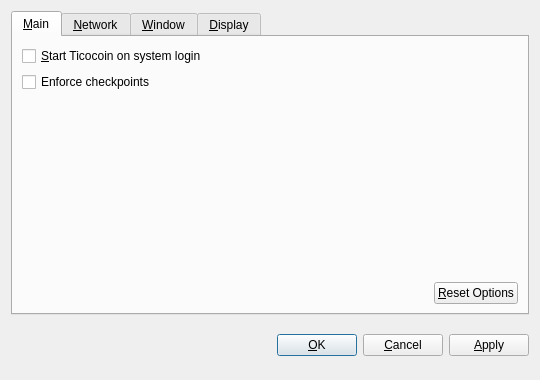
<?xml version="1.0" encoding="UTF-8"?>
<ui version="4.0">
 <class>OptionsDialog</class>
 <widget class="QDialog" name="OptionsDialog">
  <property name="geometry">
   <rect>
    <x>0</x>
    <y>0</y>
    <width>540</width>
    <height>380</height>
   </rect>
  </property>
  <property name="windowTitle">
   <string>Options</string>
  </property>
  <property name="modal">
   <bool>true</bool>
  </property>
  <layout class="QVBoxLayout" name="verticalLayout">
   <item>
    <widget class="QTabWidget" name="tabWidget">
     <property name="tabPosition">
      <enum>QTabWidget::North</enum>
     </property>
     <property name="currentIndex">
      <number>0</number>
     </property>
     <widget class="QWidget" name="tabMain">
      <attribute name="title">
       <string>&amp;Main</string>
      </attribute>
      <layout class="QVBoxLayout" name="verticalLayout_Main">
       <item>
        <widget class="QCheckBox" name="bitcoinAtStartup">
         <property name="toolTip">
          <string>Automatically start Ticocoin after logging in to the system.</string>
         </property>
         <property name="text">
          <string>&amp;Start Ticocoin on system login</string>
         </property>
        </widget>
       </item>
       <item>
        <widget class="QCheckBox" name="checkpointEnforce">
         <property name="toolTip">
          <string>Check this box to follow the centrally issued checkpoints.</string>
         </property>
         <property name="text">
          <string>Enforce checkpoints</string>
         </property>
        </widget>
       </item>
       <item>
        <spacer name="verticalSpacer_Main">
         <property name="orientation">
          <enum>Qt::Vertical</enum>
         </property>
         <property name="sizeHint" stdset="0">
          <size>
           <width>20</width>
           <height>40</height>
          </size>
         </property>
        </spacer>
       </item>
       <item>
        <layout class="QHBoxLayout" name="horizontalLayout_2_Main">
         <item>
          <spacer name="horizontalSpacer_2_Main">
           <property name="orientation">
            <enum>Qt::Horizontal</enum>
           </property>
           <property name="sizeHint" stdset="0">
            <size>
             <width>40</width>
             <height>20</height>
            </size>
           </property>
          </spacer>
         </item>
         <item>
          <widget class="QPushButton" name="resetButton">
           <property name="toolTip">
            <string>Reset all client options to default.</string>
           </property>
           <property name="text">
            <string>&amp;Reset Options</string>
           </property>
           <property name="autoDefault">
            <bool>false</bool>
           </property>
          </widget>
         </item>
        </layout>
       </item>
      </layout>
     </widget>
     <widget class="QWidget" name="tabNetwork">
      <attribute name="title">
       <string>&amp;Network</string>
      </attribute>
      <layout class="QVBoxLayout" name="verticalLayout_Network">
       <item>
        <widget class="QCheckBox" name="mapPortUpnp">
         <property name="toolTip">
          <string>Automatically open the Ticocoin client port on the router. This only works when your router supports UPnP and it is enabled.</string>
         </property>
         <property name="text">
          <string>Map port using &amp;UPnP</string>
         </property>
        </widget>
       </item>
       <item>
        <widget class="QCheckBox" name="connectSocks">
         <property name="toolTip">
          <string>Connect to the Ticocoin network through a SOCKS proxy (e.g. when connecting through Tor).</string>
         </property>
         <property name="text">
          <string>&amp;Connect through SOCKS proxy:</string>
         </property>
        </widget>
       </item>
       <item>
        <layout class="QHBoxLayout" name="horizontalLayout_Network">
         <item>
          <widget class="QLabel" name="proxyIpLabel">
           <property name="text">
            <string>Proxy &amp;IP:</string>
           </property>
           <property name="textFormat">
            <enum>Qt::PlainText</enum>
           </property>
           <property name="buddy">
            <cstring>proxyIp</cstring>
           </property>
          </widget>
         </item>
         <item>
          <widget class="QValidatedLineEdit" name="proxyIp">
           <property name="maximumSize">
            <size>
             <width>140</width>
             <height>16777215</height>
            </size>
           </property>
           <property name="toolTip">
            <string>IP address of the proxy (e.g. 127.0.0.1)</string>
           </property>
          </widget>
         </item>
         <item>
          <widget class="QLabel" name="proxyPortLabel">
           <property name="text">
            <string>&amp;Port:</string>
           </property>
           <property name="textFormat">
            <enum>Qt::PlainText</enum>
           </property>
           <property name="buddy">
            <cstring>proxyPort</cstring>
           </property>
          </widget>
         </item>
         <item>
          <widget class="QLineEdit" name="proxyPort">
           <property name="maximumSize">
            <size>
             <width>55</width>
             <height>16777215</height>
            </size>
           </property>
           <property name="toolTip">
            <string>Port of the proxy (e.g. 9050)</string>
           </property>
          </widget>
         </item>
         <item>
          <widget class="QLabel" name="socksVersionLabel">
           <property name="text">
            <string>SOCKS &amp;Version:</string>
           </property>
           <property name="textFormat">
            <enum>Qt::PlainText</enum>
           </property>
           <property name="buddy">
            <cstring>socksVersion</cstring>
           </property>
          </widget>
         </item>
         <item>
          <widget class="QValueComboBox" name="socksVersion">
           <property name="toolTip">
            <string>SOCKS version of the proxy (e.g. 5)</string>
           </property>
          </widget>
         </item>
         <item>
          <spacer name="horizontalSpacer_Network">
           <property name="orientation">
            <enum>Qt::Horizontal</enum>
           </property>
           <property name="sizeHint" stdset="0">
            <size>
             <width>40</width>
             <height>20</height>
            </size>
           </property>
          </spacer>
         </item>
        </layout>
       </item>
       <item>
        <spacer name="verticalSpacer_Network">
         <property name="orientation">
          <enum>Qt::Vertical</enum>
         </property>
         <property name="sizeHint" stdset="0">
          <size>
           <width>20</width>
           <height>40</height>
          </size>
         </property>
        </spacer>
       </item>
      </layout>
     </widget>
     <widget class="QWidget" name="tabWindow">
      <attribute name="title">
       <string>&amp;Window</string>
      </attribute>
      <layout class="QVBoxLayout" name="verticalLayout_Window">
       <item>
        <widget class="QCheckBox" name="minimizeToTray">
         <property name="toolTip">
          <string>Show only a tray icon after minimizing the window.</string>
         </property>
         <property name="text">
          <string>&amp;Minimize to the tray instead of the taskbar</string>
         </property>
        </widget>
       </item>
       <item>
        <widget class="QCheckBox" name="minimizeOnClose">
         <property name="toolTip">
          <string>Minimize instead of exit the application when the window is closed. When this option is enabled, the application will be closed only after selecting Quit in the menu.</string>
         </property>
         <property name="text">
          <string>M&amp;inimize on close</string>
         </property>
        </widget>
       </item>
       <item>
        <spacer name="verticalSpacer_Window">
         <property name="orientation">
          <enum>Qt::Vertical</enum>
         </property>
         <property name="sizeHint" stdset="0">
          <size>
           <width>20</width>
           <height>40</height>
          </size>
         </property>
        </spacer>
       </item>
      </layout>
     </widget>
     <widget class="QWidget" name="tabDisplay">
      <attribute name="title">
       <string>&amp;Display</string>
      </attribute>
      <layout class="QVBoxLayout" name="verticalLayout_Display">
       <item>
        <layout class="QHBoxLayout" name="horizontalLayout_1_Display">
         <item>
          <widget class="QLabel" name="langLabel">
           <property name="text">
            <string>User Interface &amp;language:</string>
           </property>
           <property name="textFormat">
            <enum>Qt::PlainText</enum>
           </property>
           <property name="buddy">
            <cstring>lang</cstring>
           </property>
          </widget>
         </item>
         <item>
          <widget class="QValueComboBox" name="lang">
           <property name="toolTip">
            <string>The user interface language can be set here. This setting will take effect after restarting Ticocoin.</string>
           </property>
          </widget>
         </item>
        </layout>
       </item>
       <item>
        <layout class="QHBoxLayout" name="horizontalLayout_2_Display">
         <item>
          <widget class="QLabel" name="unitLabel">
           <property name="text">
            <string>&amp;Unit to show amounts in:</string>
           </property>
           <property name="textFormat">
            <enum>Qt::PlainText</enum>
           </property>
           <property name="buddy">
            <cstring>unit</cstring>
           </property>
          </widget>
         </item>
         <item>
          <widget class="QValueComboBox" name="unit">
           <property name="toolTip">
            <string>Choose the default subdivision unit to show in the interface and when sending coins.</string>
           </property>
          </widget>
         </item>
        </layout>
       </item>
       <item>
        <widget class="QCheckBox" name="displayAddresses">
         <property name="toolTip">
          <string>Whether to show Ticocoin addresses in the transaction list or not.</string>
         </property>
         <property name="text">
          <string>&amp;Display addresses in transaction list</string>
         </property>
        </widget>
       </item>
       <item>
         <widget class="QCheckBox" name="coinControlFeatures">
           <property name="toolTip">
            <string>Whether to show coin control features or not.</string>
           </property>
           <property name="text">
            <string>Display coin &amp;control features (experts only!)</string>
           </property>
         </widget>
       </item>
       <item>
        <spacer name="verticalSpacer_Display">
         <property name="orientation">
          <enum>Qt::Vertical</enum>
         </property>
         <property name="sizeHint" stdset="0">
          <size>
           <width>20</width>
           <height>40</height>
          </size>
         </property>
        </spacer>
       </item>
      </layout>
     </widget>
    </widget>
   </item>
   <item>
    <layout class="QHBoxLayout" name="horizontalLayout_Buttons">
     <item>
      <spacer name="horizontalSpacer_1">
       <property name="orientation">
        <enum>Qt::Horizontal</enum>
       </property>
       <property name="sizeHint" stdset="0">
        <size>
         <width>40</width>
         <height>48</height>
        </size>
       </property>
      </spacer>
     </item>
     <item>
      <widget class="QLabel" name="statusLabel">
       <property name="font">
        <font>
         <weight>75</weight>
         <bold>true</bold>
        </font>
       </property>
       <property name="text">
        <string/>
       </property>
       <property name="textFormat">
        <enum>Qt::PlainText</enum>
       </property>
       <property name="wordWrap">
        <bool>true</bool>
       </property>
      </widget>
     </item>
     <item>
      <spacer name="horizontalSpacer_2">
       <property name="orientation">
        <enum>Qt::Horizontal</enum>
       </property>
       <property name="sizeHint" stdset="0">
        <size>
         <width>40</width>
         <height>48</height>
        </size>
       </property>
      </spacer>
     </item>
     <item>
      <widget class="QPushButton" name="okButton">
       <property name="text">
        <string>&amp;OK</string>
       </property>
      </widget>
     </item>
     <item>
      <widget class="QPushButton" name="cancelButton">
       <property name="text">
        <string>&amp;Cancel</string>
       </property>
       <property name="autoDefault">
        <bool>false</bool>
       </property>
      </widget>
     </item>
     <item>
      <widget class="QPushButton" name="applyButton">
       <property name="text">
        <string>&amp;Apply</string>
       </property>
       <property name="autoDefault">
        <bool>false</bool>
       </property>
      </widget>
     </item>
    </layout>
   </item>
  </layout>
 </widget>
 <customwidgets>
  <customwidget>
   <class>BitcoinAmountField</class>
   <extends>QSpinBox</extends>
   <header>bitcoinamountfield.h</header>
  </customwidget>
  <customwidget>
   <class>QValueComboBox</class>
   <extends>QComboBox</extends>
   <header>qvaluecombobox.h</header>
  </customwidget>
  <customwidget>
   <class>QValidatedLineEdit</class>
   <extends>QLineEdit</extends>
   <header>qvalidatedlineedit.h</header>
  </customwidget>
 </customwidgets>
 <resources/>
 <connections/>
</ui>
